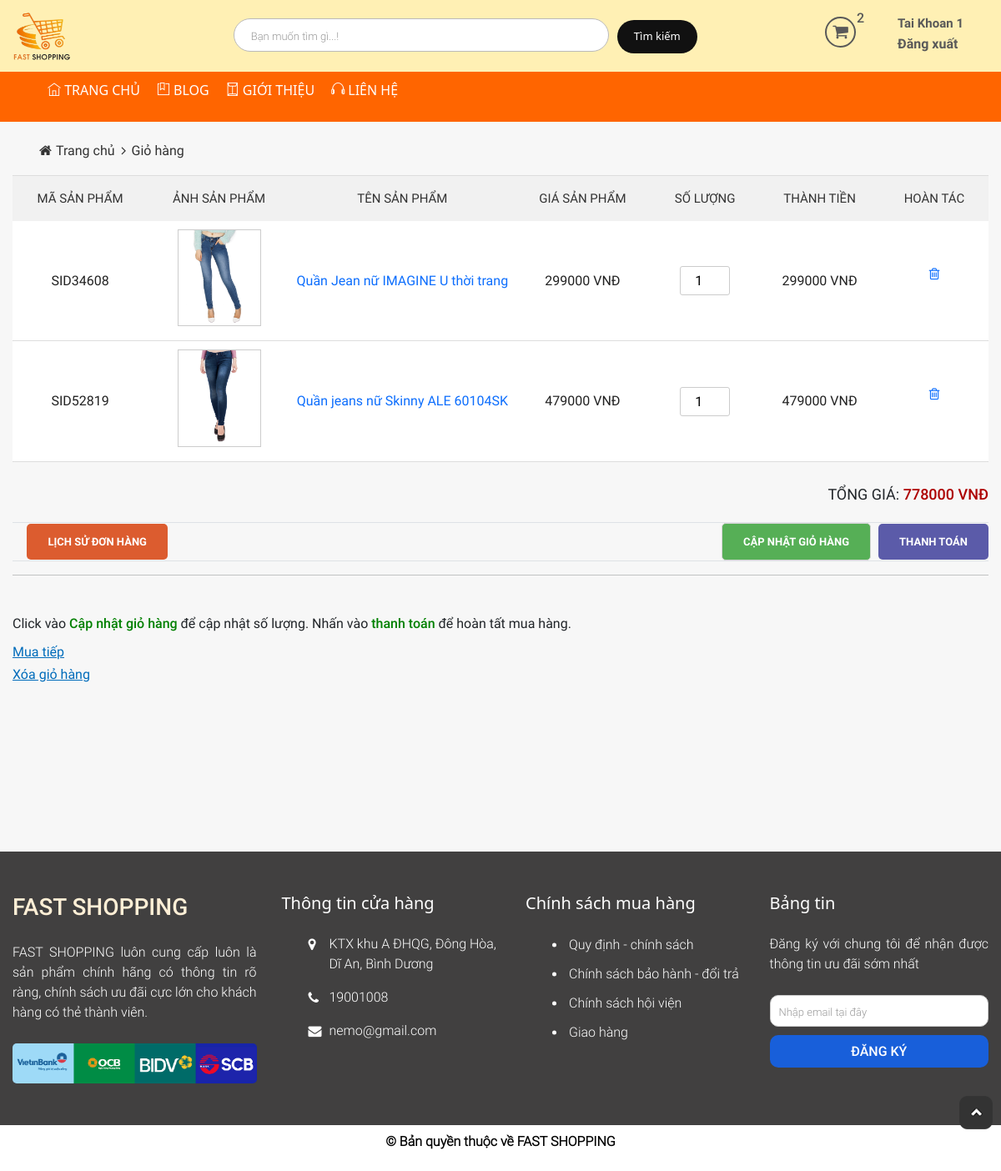
The app's page /Source_code/index.php?modules=carts&action=show (signed in) with its own data.
### tables this page shows
CREATE TABLE `products` (
  `id` int NOT NULL AUTO_INCREMENT,
  `cat_id` int NOT NULL,
  `brand_id` int NOT NULL,
  `name` varchar(255) NOT NULL,
  `code` varchar(45) NOT NULL,
  `price` int NOT NULL,
  `quantity` int NOT NULL,
  `status` enum('còn hàng','hết hàng','hàng sắp về') NOT NULL,
  `detail` text NOT NULL,
  `image` varchar(255) NOT NULL,
  `description` varchar(255) NOT NULL,
  PRIMARY KEY (`id`),
  KEY `product_ibfk_1_idx` (`brand_id`) /*!80000 INVISIBLE */,
  KEY `product_ibfk_2_idx` (`cat_id`),
  CONSTRAINT `products_ibfk_1` FOREIGN KEY (`brand_id`) REFERENCES `tbl_brand` (`id`) ON DELETE CASCADE ON UPDATE RESTRICT,
  CONSTRAINT `products_ibfk_2` FOREIGN KEY (`cat_id`) REFERENCES `tbl_category` (`id`) ON DELETE CASCADE ON UPDATE RESTRICT
);

### Source_code/modules/carts/controllers/indexController.php (called while the page is built, shortened)
<?php
function showAction(){
	if (!empty($_SESSION['id_customer'])) {
		getCartByCustomer($_SESSION['id_customer']);
	}
	load_view('index');
}
 ?>

### Source_code/core/router.php (called while the page is built, shortened)
<?php
$action_name = get_action().'Action';
call_function(array('construct', $action_name));

### Source_code/core/appload.php (called while the page is built, shortened)
<?php
require COREPATH . DIRECTORY_SEPARATOR . 'base.php';
require COREPATH . DIRECTORY_SEPARATOR . 'router.php';

### Source_code/index.php (called while the page is built, shortened)
<?php
require COREPATH.DIRECTORY_SEPARATOR.'appload.php';

### Source_code/libraries/database.php (called while the page is built, shortened)
<?php
function db_query($query_string) {
    global $conn;
    $result = mysqli_query($conn, $query_string);
    return $result;
}
function db_fetch_row($query_string) {
    $mysqli_result = db_query($query_string);
    $result = mysqli_fetch_assoc($mysqli_result);
    return $result;
}

### Source_code/modules/carts/models/indexModel.php (called while the page is built, shortened)
<?php
function checkCartByCustomer($id_customer){
	return db_fetch_row("SELECT * FROM `tbl_cart` WHERE `id_customer` = $id_customer");
}
function getCartByCustomer($id_customer){
	$datacart = checkCartByCustomer($id_customer);
	if(!empty($datacart)){
		$id_cart = $datacart['id'];
		$dataProductIncart = db_fetch_array("SELECT * FROM `tbl_detail_cart` WHERE `id_cart` = '$id_cart'");
		if(!empty($dataProductIncart)){
			foreach ($dataProductIncart as $value) {
				$id_product = $value['id_product'];
				$productes = db_fetch_row("SELECT * FROM `products` WHERE `id` = $id_product");
			}
		}
	}
}
 ?>

### Source_code/modules/carts/views/indexView.php (the view, shortened to what this page needs)
<div id="main-content-wp" class="cart-page" style="padding-bottom: 200px;">
    <div class="section" id="breadcrumb-wp">
        <div class="wp-inner">
            <div class="section-detail">
                <ul class="list-item clearfix">
                    <li>
                        <a href="?page=home" title="">Trang chủ</a>
                    </li>
                    <li>
                        <a href="" title="">Giỏ hàng</a>
                    </li>
                </ul>
            </div>
        </div>
    </div>
    <div id="wrapper" class="wp-inner clearfix">
        <div class="section" id="info-cart-wp">
            <div class="section-detail table-responsive">
                <table class="table">
                    <form action="?modules=carts&controllers=index&action=update" method="post">
                    <thead>
                        <tr>
                            <td>Mã sản phẩm</td>
                            <td>Ảnh sản phẩm</td>
                            <td>Tên sản phẩm</td>
                            <td>Giá sản phẩm</td>
                            <td>Số lượng</td>
                            <td >Thành tiền</td>
                            <td>Hoàn tác</td>
                        </tr>
                    </thead>
                    <tbody>
                        <?php if(isset($_SESSION['cart']['buy'])&&!empty($_SESSION['id_customer'])) {?>
                        <?php foreach ($_SESSION['cart']['buy'] as $key => $value) { ?>
                        <tr>
                            <td><?php echo $value['code']; ?></td>
                            <td>
                                <a href="" title="" class="thumb">
                                    <img src="<?php echo $value['image']; ?>" alt="">
                                </a>
                            </td>
                            <td>
                                <a href="?modules=products&controllers=index&action=detail&id=<?php echo $value['id']; ?>" title="" class="name-product"><?php echo $value['name']; ?></a>
                            </td>
                            <td><?php echo $value['price']." VNĐ"; ?></td>
                            <td>
                                <input min="1" style="width: 60px;" type="number" name="qty[<?php echo $value['id']; ?>]" value="<?php echo  $value['qty']; ?>" class="num-order" >
                            </td>
                            <td><?php echo $value['sub_total']." VNĐ"; ?></td>
                            <td>
                                <p ><a href="?modules=carts&controllers=index&action=delete&id=<?php echo $value['id']; ?>" title="" class="del-product"><i class="fa fa-trash-o"></i></a></p>
                            </td>
                        </tr>
                        <?php }}; ?>
                    </tbody>
                    <tfoot>
                        <tr>
                            <td colspan="7">
                                <div class="clearfix">
                                    <p id="total-price" class="fl-right">Tổng giá: <span><?php if(isset($_SESSION['cart']['buy'])&&!empty($_SESSION['id_customer'])) echo $_SESSION['cart']['info']['total']." VNĐ"; else echo "0 VNĐ"; ?></span></p>
                                </div>
                            </td>
                        </tr>
                        <tr>
                            <td colspan="7">
                                <div class="clearfix">
                                    <div  class="fl-right">
                                        <a style="margin-right: 660px;background-color: #dc5c2f;" href="?modules=checkouts&controllers=index&action=story" title="" id="checkout-cart">Lịch sử đơn hàng</a>
                                        <input type="submit" id="update-cart" name="btn-update_cart" value="Cập nhật giỏ hàng">
                                        <a href="?modules=checkouts&controllers=index&action=index" title="" id="checkout-cart">Thanh toán</a>
                                    </div>
                                </div>
                            </td>
                        </tr>
                    </tfoot>
                </table>
                <hr>
            </div>
        </div>
        <div class="section" id="action-cart-wp">
            <div class="section-detail">
                <p class="title">Click vào <span style="color: green;">Cập nhật giỏ hàng</span> để cập nhật số lượng. Nhấn vào <span style="color: green;">thanh toán</span> để hoàn tất mua hàng.</p>
                <a href="?modules=home" title="" id="buy-more">Mua tiếp</a><br/>
                <a href="?modules=carts&controllers=index&action=deleteAll" title="" id="delete-cart">Xóa giỏ hàng</a>
            </div>
        </div>
    </div>
</div>

### Source_code/core/base.php (shortened to what this page needs)
<?php
function get_module() {
    global $config;
    $module = isset($_GET['modules']) ? $_GET['modules'] : $config['default_module'];
    return $module;
}
function call_function($list_function = array()) {
    if (is_array($list_function)) {
        foreach ($list_function as $f) {
            if (function_exists("$f")) {
                $f();
            }
        }
    }
}
function load_view($name, $data_send = array()) {
    $path = MODULESPATH . DIRECTORY_SEPARATOR . get_module() . DIRECTORY_SEPARATOR . 'views' . DIRECTORY_SEPARATOR . $name . 'View.php';
    if (file_exists($path)) {
        require $path;
    } else {
        echo "Không tìm thấy {$path}";
    }
}
function get_header($name = '') {
    global $data;
    if (empty($name)) {
        $name = 'header';
    } else {
        $name = "header-{$name}";
    }
    $path = LAYOUTPATH . DIRECTORY_SEPARATOR . $name . '.php';
    if (file_exists($path)) {
        if (is_array($data)) {
            foreach ($data as $key => $a) {
                $$key = $a;
            }
        }
        require $path;
    } else {
        echo "Không tìm thấy {$path}";
    }
}
function get_footer($name = '') {
    global $data;
    if (empty($name)) {
        $name = 'footer';
    } else {
        $name = "footer-{$name}";
    }
    $path = LAYOUTPATH . DIRECTORY_SEPARATOR . $name . '.php';
    if (file_exists($path)) {
        if (is_array($data)) {
            foreach ($data as $key => $a) {
                $$key = $a;
            }
        }
        require $path;
    } else {
        echo "Không tìm thấy {$path}";
    }
}
?>

### Source_code/public/css/import/global.css (style rules this page uses)
body { font-family: 'Roboto Regular'; font-size: 14px; line-height: normal; color: #272727; line-height: 24px; }
.wp-inner { width: 1170px; margin: 0px auto; }
img { max-width: 100%; height: auto; display: block; }
.fl-right { float: right; }
ul li { list-style: none !important; }
a { text-decoration: none !important; }
.table-responsive { overflow-x: inherit; }

### Source_code/public/css/import/home.css (style rules this page uses)
#main-content-wp { background: #f7f7f7; padding-top: 25px; padding-bottom: 75px; }

### Source_code/public/css/import/category_product.css (style rules this page uses)
#breadcrumb-wp { margin-bottom: 20px; }
#breadcrumb-wp .list-item li { float: left; }
#breadcrumb-wp .list-item li a { position: relative; display: block; color: #333; padding-left: 20px; line-height: normal; }
#breadcrumb-wp .list-item li:first-child a:before { position: absolute; content: '\f015'; font-family: 'FontAwesome'; top: 1px; left: 0; line-height: normal; }
#breadcrumb-wp .list-item li:nth-child(n+2) a:before { position: absolute; content: '\f105'; font-family: 'FontAwesome'; top: 1px; left: 8px; line-height: normal; }

### Source_code/public/css/import/cart.css (style rules this page uses)
.table { margin-bottom: 0!important; }
.table thead { border-top: 1px solid #ddd; }
.table>tfoot>tr>td { border-top: none!important; }
.table tbody { background: #fff; }
.cart-page { font-family: 'Roboto Regular'; }
#info-cart-wp table tr td { display: table-cell; vertical-align: middle; text-align: center; }
#info-cart-wp table thead tr td { font-size: 15px; line-height: normal; text-transform: uppercase; padding: 18px 25px; color: #333; background: #f1f1f1; border: 0; }
#info-cart-wp table tbody tr td { color: #222; padding: 10px 0px; }
#info-cart-wp table tbody tr td .num-order { width: 35px; height: 35px; text-align: center; border: 1px solid #ccc; border-radius: 3px; }
#info-cart-wp table tbody tr td .thumb { display: inline-block; width: 100px; min-height: 100px; overflow: hidden; border: 1px solid #ccc; }
#checkout-cart { display: inline-block; padding: 12px 25px; text-transform: uppercase; font-size: 13px; border-radius: 5px; font-family: 'Roboto Bold'; font-weight: normal; border: none; outline: none; background-color: #5b5ba9; color: #fff; }
#update-cart { display: inline-block; padding: 12px 25px; background-color: #56af56; color: white; text-transform: uppercase; font-size: 13px; border-radius: 5px; margin-right: 5px; border: 1px solid #d6d6d6; font-family: 'Roboto Bold'; font-weight: normal; }
#total-price { font-size: 18px; text-transform: uppercase; margin: 25px 0px 20px 0px; }
#total-price span { color: #ad0000; font-family: 'Roboto Medium'; }
#action-cart-wp { margin-top: 30px; }
#action-cart-wp .title { margin-bottom: 10px; line-height: 24px; }
#action-cart-wp .section-detail .title span { font-family: 'Roboto Medium'; font-weight: normal; }
#action-cart-wp a { display: inline-block; color: #006cbb; line-height: 21px; text-decoration: underline!important; }
#action-cart-wp #buy-more { margin-bottom: 5px; }
#info-cart-wp table tfoot tr td { padding: 0px; }
.table>tbody>tr>th, .table>tbody>tr>td { border-bottom: 1px solid #ddd; }

### records on screen
products: code "SID34608", image (picture), name "Quần Jean nữ IMAGINE U thời trang", price "299000", qty "1"
products: code "SID52819", image (picture), name "Quần jeans nữ Skinny ALE 60104SK", price "479000", id "1"
